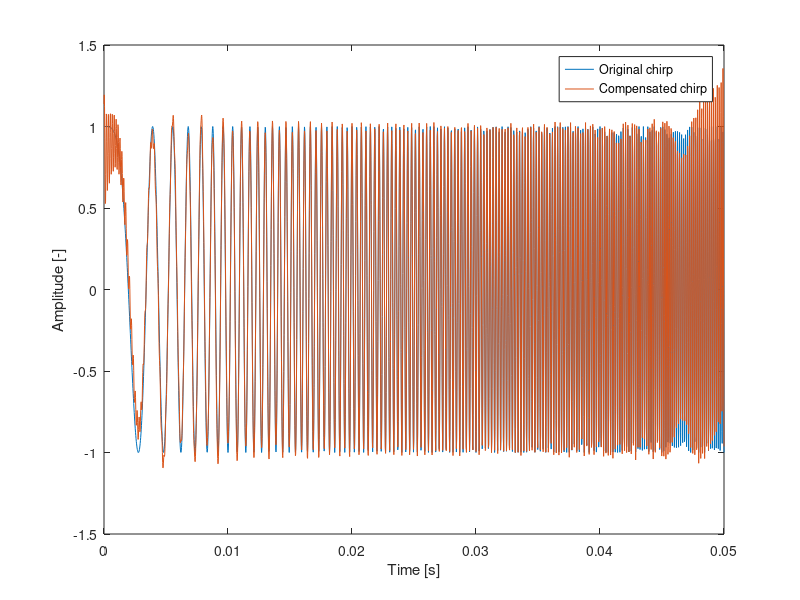
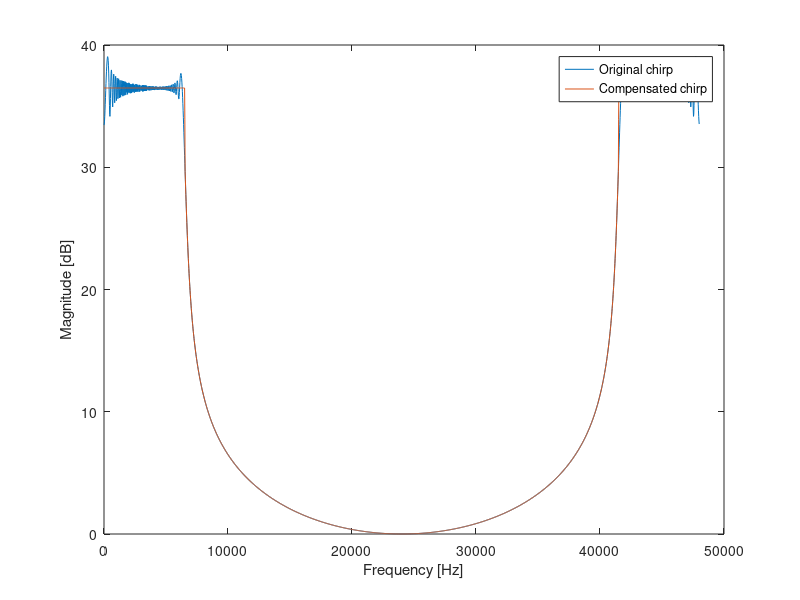

Source code (MATLAB) for these figures, in order:
% Create a chirp with compensation for the Fresnel ringing
filename = 'mychirp_test.wav'; % Filename to write to
fs = 48e3; % Sample frequency [Hz]
T = 50e-3; % Duration of chirp [s]
Twav = 1; % Duration of .wav [s]
fend = 6500; % Highest frequency of chirp [Hz]

ts = 1 / fs;
df = 1 / T;

t = 0:ts:T;
f = 0:df:fs;

x = chirp(t, 0, T, fend);
X = fft(x);

% Replace the magnitude in the chirp band with constant value, but keep the
% phase from the original chirp.
sel = f <= fend | f >= (fs - fend);
Ytarget = X;
Ytarget(sel) = rms(Ytarget(sel)) * exp(1i .* angle(Ytarget(sel)));
y = ifft(Ytarget);
y = real(y);

%16 bits. 128 microphone channel appended [mic1_measure1,
%mic2_measure2..., mic1_measure2, mic2_measure2]

% The recorded signal does not need to be phase-matched, i.e. the recording
% can start at any time in the signal. Test this by uncommenting the line
% below. Note that the recorded length does need to be exactly one period
% of the chirp, or the spectrum will be a pulse train instead.
%y = circshift(y, 10000, 2);

% The recorded signal should *not* be windowed, or the energy per band will
% not be flat. You can test this by modifying the window function below.
wnd = rectwin(length(y)).';
Y = fft(y .* wnd);

figure(1)
plot(t, x);
hold all;
plot(t, y);
hold off;
legend('Original chirp', 'Compensated chirp');
xlabel('Time [s]');
ylabel('Amplitude [-]');

figure(2);
plot(f, mag2db(abs(X)));
hold all;
plot(f, mag2db(abs(Y)));
hold off;
legend('Original chirp', 'Compensated chirp');
xlabel('Frequency [Hz]');
ylabel('Magnitude [dB]');

% Write file of approximately 1 minute
ywav = y ./ max(abs(y));
ywav = repmat(ywav, 1, ceil(Twav / T));
ywav = ywav(1:round(Twav * fs));
audiowrite(filename, ywav, fs);